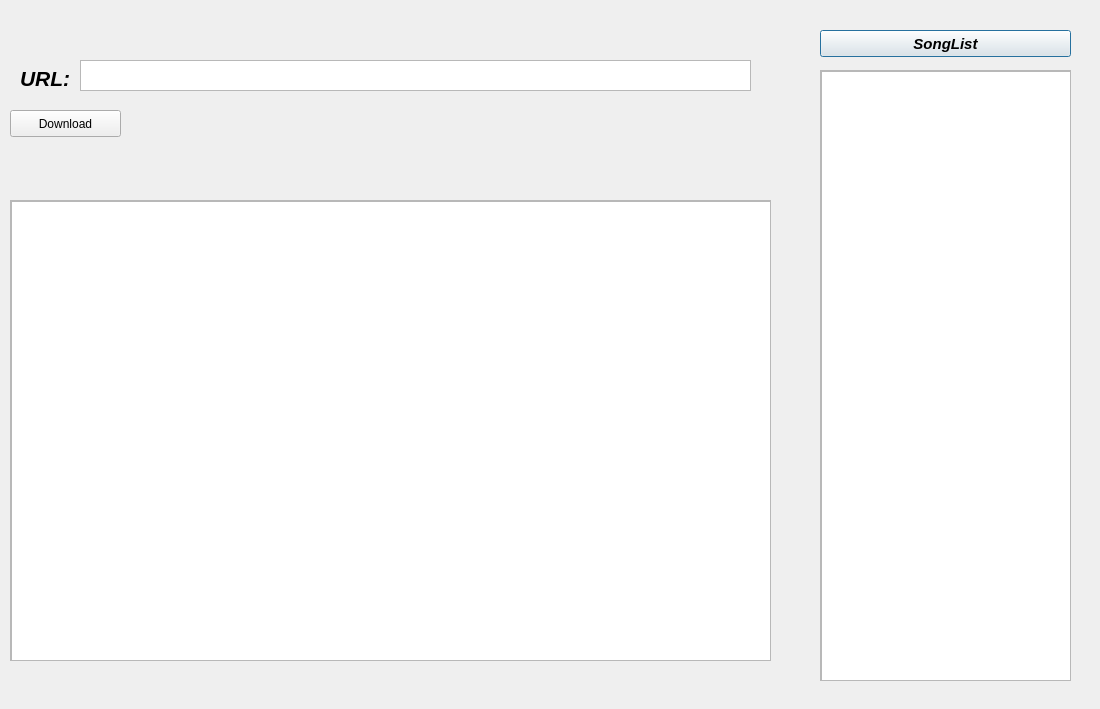
<?xml version="1.0" encoding="UTF-8"?>
<ui version="4.0">
 <class>Dialog</class>
 <widget class="QDialog" name="Dialog">
  <property name="geometry">
   <rect>
    <x>0</x>
    <y>0</y>
    <width>1100</width>
    <height>709</height>
   </rect>
  </property>
  <property name="windowTitle">
   <string>Dialog</string>
  </property>
  <widget class="QScrollArea" name="scrollSongList">
   <property name="geometry">
    <rect>
     <x>820</x>
     <y>70</y>
     <width>251</width>
     <height>611</height>
    </rect>
   </property>
   <property name="widgetResizable">
    <bool>true</bool>
   </property>
   <widget class="QWidget" name="scrollAreaWidgetContents">
    <property name="geometry">
     <rect>
      <x>0</x>
      <y>0</y>
      <width>249</width>
      <height>609</height>
     </rect>
    </property>
    <widget class="QListView" name="listSongList">
     <property name="geometry">
      <rect>
       <x>0</x>
       <y>0</y>
       <width>251</width>
       <height>611</height>
      </rect>
     </property>
    </widget>
   </widget>
  </widget>
  <widget class="QScrollArea" name="scrollAreaTable">
   <property name="geometry">
    <rect>
     <x>10</x>
     <y>200</y>
     <width>761</width>
     <height>461</height>
    </rect>
   </property>
   <property name="widgetResizable">
    <bool>true</bool>
   </property>
   <widget class="QWidget" name="scrollAreaWidgetContents_2">
    <property name="geometry">
     <rect>
      <x>0</x>
      <y>0</y>
      <width>759</width>
      <height>459</height>
     </rect>
    </property>
    <widget class="QTableWidget" name="tableWidget">
     <property name="geometry">
      <rect>
       <x>0</x>
       <y>0</y>
       <width>761</width>
       <height>461</height>
      </rect>
     </property>
    </widget>
   </widget>
  </widget>
  <widget class="QLabel" name="labelURL">
   <property name="geometry">
    <rect>
     <x>20</x>
     <y>70</y>
     <width>51</width>
     <height>17</height>
    </rect>
   </property>
   <property name="font">
    <font>
     <pointsize>16</pointsize>
     <weight>75</weight>
     <italic>true</italic>
     <bold>true</bold>
    </font>
   </property>
   <property name="text">
    <string>URL:</string>
   </property>
  </widget>
  <widget class="QPushButton" name="btnSongList">
   <property name="geometry">
    <rect>
     <x>820</x>
     <y>30</y>
     <width>251</width>
     <height>27</height>
    </rect>
   </property>
   <property name="font">
    <font>
     <pointsize>11</pointsize>
     <weight>75</weight>
     <italic>true</italic>
     <bold>true</bold>
    </font>
   </property>
   <property name="text">
    <string>SongList</string>
   </property>
  </widget>
  <widget class="QPushButton" name="btnDownload">
   <property name="geometry">
    <rect>
     <x>10</x>
     <y>110</y>
     <width>111</width>
     <height>27</height>
    </rect>
   </property>
   <property name="text">
    <string>Download</string>
   </property>
  </widget>
  <widget class="QTextBrowser" name="textURL">
   <property name="geometry">
    <rect>
     <x>80</x>
     <y>60</y>
     <width>671</width>
     <height>31</height>
    </rect>
   </property>
  </widget>
 </widget>
 <resources/>
 <connections/>
</ui>
